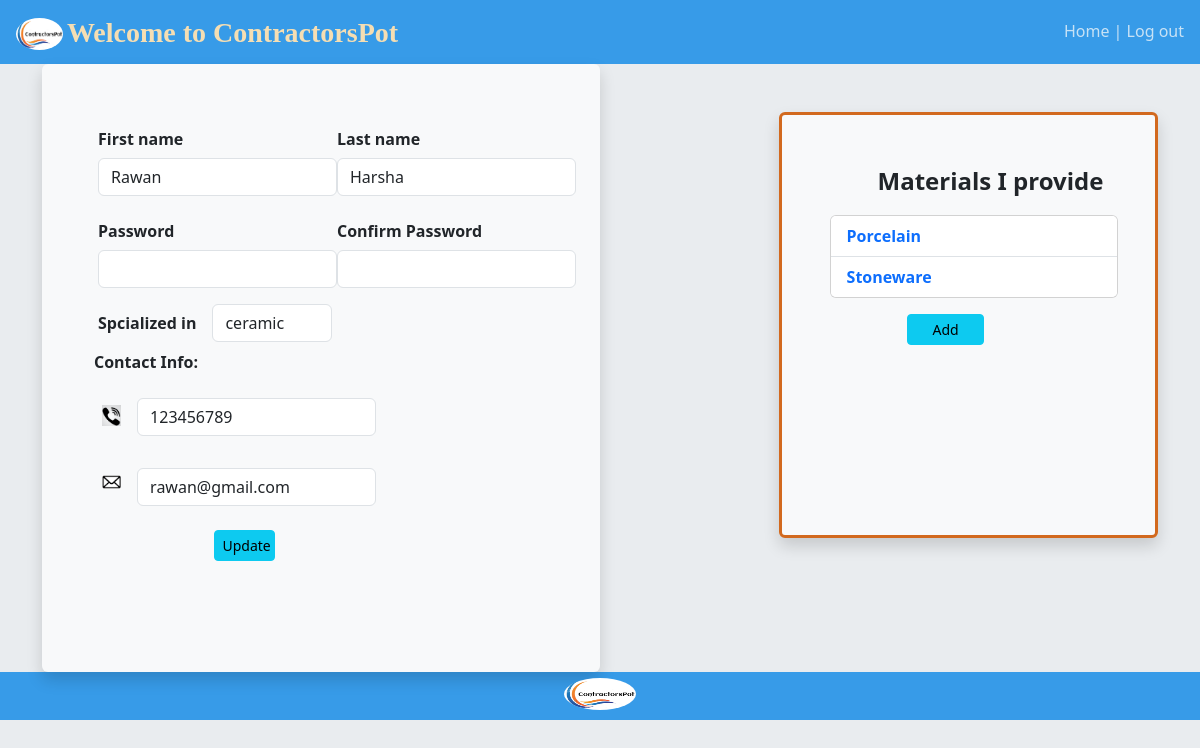
The page /contractordetails/2 (signed in) on the database its author committed.
### app1/models.py (models this page shows)
class Contractor(models.Model):
    first_name = models.CharField(max_length=255)
    last_name = models.CharField(max_length=255)
    email = models.CharField(max_length=255, unique=True)
    password = models.CharField(max_length=255)
    spcialized_in = models.CharField(max_length=255)
    phone_num = models.IntegerField()
    created_at = models.DateTimeField(auto_now_add=True)
    updated_at = models.DateTimeField(auto_now=True)
    objects = ContractorManager()

class Material(models.Model):
    name = models.CharField(max_length=255)
    description = models.CharField(max_length=255)
    specifications = models.CharField(max_length=255)
    added_by = models.ForeignKey(Contractor, related_name="materials", on_delete = models.CASCADE)
    created_at = models.DateTimeField(auto_now_add=True)
    updated_at = models.DateTimeField(auto_now=True)

### app1/views.py (the view)
# urls.py: path('contractordetails/<int:contractor_id>',views.contractordetails),
def contractordetails(request, contractor_id):
    context={
        'contractor': Contractor.objects.get(id = contractor_id),
        'all_materials': Material.objects.all(),
        'materials': Material.objects.filter(added_by = Contractor.objects.get(id = contractor_id)),
    }
    return render(request, 'contractordetails.html', context)

### app1/templates/contractordetails.html (shortened to what this page needs)
<!DOCTYPE html>
<html lang="en">
<head>
    {% load static %}
    <link rel="stylesheet" href="{% static 'css/style.css' %}">
    <link href="https://cdn.jsdelivr.net/npm/bootstrap@5.3.0/dist/css/bootstrap.min.css" rel="stylesheet">
</head>
<body class="bg-body-secondary">
    <header>
        <div class="lefthead">
            <img class="headerimg" src="{% static 'img\logo.PNG' %}" alt="logo image">
            <p class="welcom fs-3 text-body-Light">Welcome to ContractorsPot</p>
        </div>
        {% if 'contractor_id' not in request.session%}
        <div class="righthead">
            <a href="/" class="text-decoration-none fs-6 text-light text-opacity-75">Home</a>
        </div>
        {% else %}
        <div class="righthead">
            <a href="/contractors" class="text-decoration-none fs-6 text-light text-opacity-75">Home | </a>
            <a href="/logout" class="text-decoration-none fs-6 text-light text-opacity-75">Log out</a>
        </div>
        {% endif %}
    </header>
    {% if 'contractor_id' not in request.session or contractor.id != request.session.contractor_id %}
    <div class="containerinfo">
        <div class="cinfo p-3 pt-5 shadow mb-5 mt-5 bg-body-tertiary rounded text-center">
            <p class="fw-bold fs-2">{{contractor.first_name}} {{contractor.last_name}}</p>
            <p><span class="fw-bold fs-5">Specialized in:</span> <span class="fs-4">{{contractor.spcialized_in}}</span></p>
            <p class="fw-bold fs-5">Contact Info: </p>
            <p class="fs-5"><img class="icon" src="{% static 'img\phone1.PNG' %}" alt="phone">   {{contractor.phone_num}}</p>
            <p class="fs-5"><img class="icon" src="{% static 'img\email.PNG' %}" alt="email">   {{contractor.email}}</p>
        </div>
        <div class="materials p-3 pt-5 ps-5 shadow mb-5 mt-5 bg-body-tertiary rounded">
            <p class="fw-bold fs-4">Materials I provide</p>
            <div class="card" style="width: 18rem;">
                <ul class="list-group list-group-flush">
                    {% for material in materials %}
                    <li class="list-group-item"><a href="/materialdetails/{{material.id}}/{{contractor.id}}" class="text-decoration-none fw-bold">{{ material.name }}</a></li>
                    {% endfor %}
                </ul>
              </div>
        </div>
    </div>
    {% else %}
    <div class="container">
        <div class="cinfo1 p-3 pt-5 shadow mb-5 ps-5 bg-body-tertiary rounded">
            <form action="/updateinfo/{{contractor.id}}" method="post">
                <div class="d-flex p-2">
                    <div>
                        <label for="fname" class="col-form-label fw-bold">First name</label>
                        <input type="text" class="form-control" id="fname" name="first_name" value="{{contractor.first_name}}">
                    </div>
                    <div>
                        <label for="lname" class="col-form-label fw-bold">Last name</label>
                        <input type="text" class="form-control" id="lname" name="last_name" value="{{contractor.last_name}}">
                    </div>
                </div>
                <div class="d-flex p-2">
                    <div>
                        <label for="password" class="col-form-label fw-bold">Password</label>
                        <input type="password" class="form-control" id="password" name="password">
                    </div>
                    <div>
                        <label for="pwdconfirm" class="col-form-label fw-bold">Confirm Password</label>
                        <input type="password" class="form-control" id="pwdconfirm" name="pwdconfirm">
                    </div>
                </div>
                <div class="d-flex p-2">
                    <label for="spcialized_in" class="col-form-label fw-bold me-3">Spcialized in</label>
                    <input type="text" class="form-control w-25" id="spcialized_in" name="spcialized_in" value="{{contractor.spcialized_in}}">
                </div>
                <p class="fw-bold ms-1">Contact Info: </p>
                <p class="d-flex p-2">
                    <img class="icon col-form-label me-3 ms-1" src="{% static 'img\phone1.PNG' %}" alt="phone">
                    <input type="tel" class="form-control w-50" id="phone" name="phone_num" pattern="[0-9]{3}-[0-9]{3}-[0-9]{3}" value="{{contractor.phone_num}}">
                </p>
                <p class="d-flex p-2">
                    <img class="icon col-form-label me-3 ms-1" src="{% static 'img\email.PNG' %}" alt="email">
                    <input type="email" class="form-control w-50" id="emailAddress" name="email" value="{{contractor.email}}">
                </p>
                <div class="d-grid gap-2 col-6 mx-auto">
                    <input type="submit" value="Update" class="btn btn-info btn-sm w-25">
                </div>
            </form>
        </div>
        <div class="materials p-3 pt-5 ps-5 shadow mb-5 mt-5 bg-body-tertiary rounded">
            <p class="fw-bold fs-4 ms-5">Materials I provide</p>
            <div class="card" style="width: 18rem;">
                <ul class="list-group list-group-flush">
                {% for material in materials %}
                <li class="list-group-item"><a href="/materialdetails/{{material.id}}/{{contractor.id}}" class="text-decoration-none fw-bold">{{ material.name }}</a></li>
                {% endfor %}
                </ul>
            </div>
            <form action="/add" method="post">
                <div class="d-grid gap-2 col-6 mx-auto">
                    <input type="submit" value="Add" class="btn btn-info btn-sm w-50 mt-3">
                </div>
            </form>
        </div>
    </div>
    {% endif %}
    <footer class="text-center">
        <img class="footerimg" src="{% static 'img\logo.PNG' %}" alt="logo image">
    </footer>
</body>

### app1/static/css/style.css (style rules this page uses)
* { margin: 0; padding: 0; }
body { margin: 0; font-family: Georgia, serif; }
header { width: 100%; height: 4em; display: flex; justify-content: space-between; background-color: rgb(55, 155, 232); padding: 0.5em 1em; }
.lefthead { width: 40%; margin-top: 0.35%; }
.righthead { margin-top: 0.9%; }
.headerimg { width: 10%; height: 2em; border-radius: 50%; margin-top: 0.4em; }
.container { display: flex; justify-content: space-between; width: 100%; height: 38em; margin-left: 0; margin-right: 0; }
.welcom { display: inline-block; vertical-align: top; font-weight: bolder; font-family: Garamond, serif; color: wheat; }
.cinfo1 { width: 50%; height: 38em; }
.materials { border: 3px solid chocolate; width: 34%; height: 70%; margin-top: 3em; }
.icon { width: 4%; height: 6%; }
footer { width: 100%; height: 3em; background-color: rgb(55, 155, 232); margin-bottom: 0; }
.footerimg { width: 6%; height: 2em; border-radius: 50%; margin-top: 0.4em; }

### rows shown on the page
Contractor: first_name "Rawan", last_name "Harsha", spcialized_in "ceramic", phone_num "123456789", email "rawan@gmail.com"
Material: name "Porcelain"
Material: name "Stoneware"
